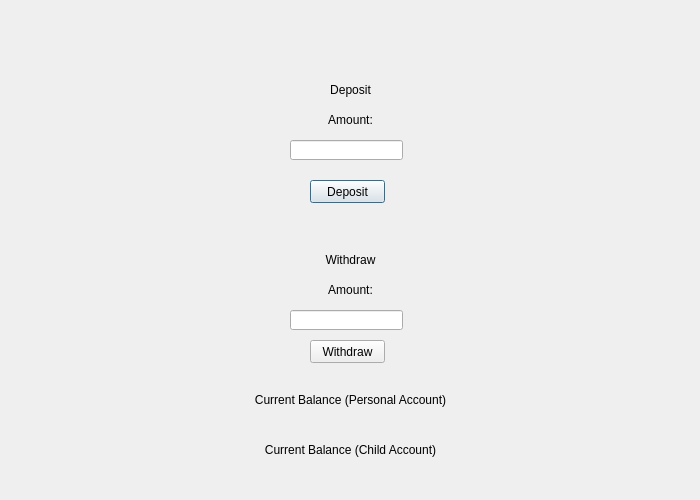
<?xml version="1.0" encoding="UTF-8"?>
<ui version="4.0">
 <class>ManejodeCuentas</class>
 <widget class="QDialog" name="ManejodeCuentas">
  <property name="geometry">
   <rect>
    <x>0</x>
    <y>0</y>
    <width>700</width>
    <height>500</height>
   </rect>
  </property>
  <property name="windowTitle">
   <string>Dialog</string>
  </property>
  <widget class="QLabel" name="label">
   <property name="geometry">
    <rect>
     <x>0</x>
     <y>80</y>
     <width>701</width>
     <height>20</height>
    </rect>
   </property>
   <property name="text">
    <string>Deposit</string>
   </property>
   <property name="alignment">
    <set>Qt::AlignCenter</set>
   </property>
  </widget>
  <widget class="QLineEdit" name="montofield">
   <property name="geometry">
    <rect>
     <x>290</x>
     <y>140</y>
     <width>113</width>
     <height>20</height>
    </rect>
   </property>
  </widget>
  <widget class="QLabel" name="label_2">
   <property name="geometry">
    <rect>
     <x>0</x>
     <y>110</y>
     <width>701</width>
     <height>20</height>
    </rect>
   </property>
   <property name="text">
    <string>Amount:</string>
   </property>
   <property name="alignment">
    <set>Qt::AlignCenter</set>
   </property>
  </widget>
  <widget class="QLabel" name="label_3">
   <property name="geometry">
    <rect>
     <x>0</x>
     <y>280</y>
     <width>701</width>
     <height>20</height>
    </rect>
   </property>
   <property name="text">
    <string>Amount:</string>
   </property>
   <property name="alignment">
    <set>Qt::AlignCenter</set>
   </property>
  </widget>
  <widget class="QLabel" name="label_4">
   <property name="geometry">
    <rect>
     <x>0</x>
     <y>250</y>
     <width>701</width>
     <height>20</height>
    </rect>
   </property>
   <property name="text">
    <string>Withdraw</string>
   </property>
   <property name="alignment">
    <set>Qt::AlignCenter</set>
   </property>
  </widget>
  <widget class="QLineEdit" name="retmontofield">
   <property name="geometry">
    <rect>
     <x>290</x>
     <y>310</y>
     <width>113</width>
     <height>20</height>
    </rect>
   </property>
  </widget>
  <widget class="QLabel" name="label_5">
   <property name="geometry">
    <rect>
     <x>0</x>
     <y>390</y>
     <width>701</width>
     <height>20</height>
    </rect>
   </property>
   <property name="text">
    <string>Current Balance (Personal Account)</string>
   </property>
   <property name="alignment">
    <set>Qt::AlignCenter</set>
   </property>
  </widget>
  <widget class="QLabel" name="saldoactualpersonal">
   <property name="geometry">
    <rect>
     <x>290</x>
     <y>420</y>
     <width>111</width>
     <height>16</height>
    </rect>
   </property>
   <property name="font">
    <font>
     <pointsize>12</pointsize>
    </font>
   </property>
   <property name="text">
    <string/>
   </property>
  </widget>
  <widget class="QLabel" name="label_6">
   <property name="geometry">
    <rect>
     <x>0</x>
     <y>440</y>
     <width>701</width>
     <height>20</height>
    </rect>
   </property>
   <property name="text">
    <string>Current Balance (Child Account)</string>
   </property>
   <property name="alignment">
    <set>Qt::AlignCenter</set>
   </property>
  </widget>
  <widget class="QLabel" name="saldoactualhijo">
   <property name="geometry">
    <rect>
     <x>290</x>
     <y>470</y>
     <width>111</width>
     <height>16</height>
    </rect>
   </property>
   <property name="font">
    <font>
     <pointsize>12</pointsize>
    </font>
   </property>
   <property name="text">
    <string/>
   </property>
  </widget>
  <widget class="QPushButton" name="depositar">
   <property name="geometry">
    <rect>
     <x>310</x>
     <y>180</y>
     <width>75</width>
     <height>23</height>
    </rect>
   </property>
   <property name="text">
    <string>Deposit</string>
   </property>
  </widget>
  <widget class="QPushButton" name="retirar">
   <property name="geometry">
    <rect>
     <x>310</x>
     <y>340</y>
     <width>75</width>
     <height>23</height>
    </rect>
   </property>
   <property name="text">
    <string>Withdraw</string>
   </property>
  </widget>
 </widget>
 <resources/>
 <connections/>
</ui>
